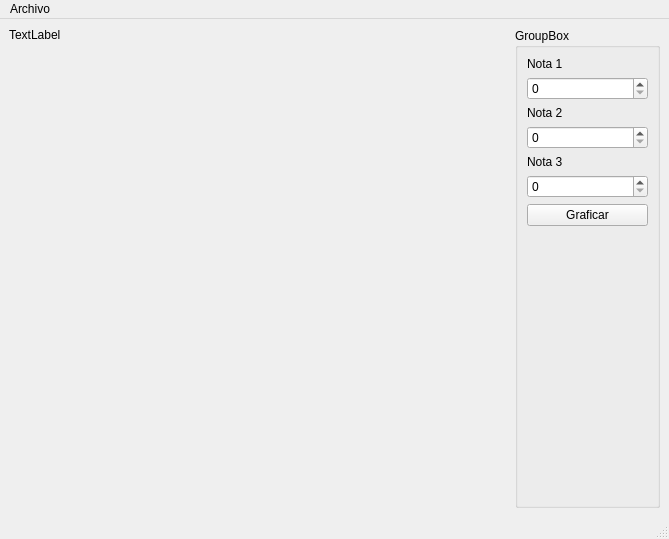
<?xml version="1.0" encoding="UTF-8"?>
<ui version="4.0">
 <class>Principal</class>
 <widget class="QMainWindow" name="Principal">
  <property name="geometry">
   <rect>
    <x>0</x>
    <y>0</y>
    <width>669</width>
    <height>539</height>
   </rect>
  </property>
  <property name="sizePolicy">
   <sizepolicy hsizetype="Preferred" vsizetype="Preferred">
    <horstretch>0</horstretch>
    <verstretch>0</verstretch>
   </sizepolicy>
  </property>
  <property name="minimumSize">
   <size>
    <width>669</width>
    <height>539</height>
   </size>
  </property>
  <property name="maximumSize">
   <size>
    <width>669</width>
    <height>539</height>
   </size>
  </property>
  <property name="windowTitle">
   <string>Principal</string>
  </property>
  <widget class="QWidget" name="centralwidget">
   <layout class="QHBoxLayout" name="horizontalLayout_2">
    <item>
     <widget class="QLabel" name="cuadro">
      <property name="minimumSize">
       <size>
        <width>500</width>
        <height>500</height>
       </size>
      </property>
      <property name="maximumSize">
       <size>
        <width>500</width>
        <height>500</height>
       </size>
      </property>
      <property name="text">
       <string>TextLabel</string>
      </property>
      <property name="alignment">
       <set>Qt::AlignLeading|Qt::AlignLeft|Qt::AlignTop</set>
      </property>
     </widget>
    </item>
    <item>
     <widget class="QGroupBox" name="groupBox">
      <property name="title">
       <string>GroupBox</string>
      </property>
      <layout class="QVBoxLayout" name="verticalLayout">
       <item>
        <widget class="QLabel" name="label">
         <property name="text">
          <string>Nota 1</string>
         </property>
        </widget>
       </item>
       <item>
        <widget class="QSpinBox" name="inNota1">
         <property name="maximum">
          <number>400</number>
         </property>
        </widget>
       </item>
       <item>
        <widget class="QLabel" name="label_2">
         <property name="text">
          <string>Nota 2</string>
         </property>
        </widget>
       </item>
       <item>
        <widget class="QSpinBox" name="inNota2">
         <property name="maximum">
          <number>400</number>
         </property>
        </widget>
       </item>
       <item>
        <widget class="QLabel" name="label_3">
         <property name="text">
          <string>Nota 3</string>
         </property>
        </widget>
       </item>
       <item>
        <widget class="QSpinBox" name="inNota3">
         <property name="maximum">
          <number>400</number>
         </property>
        </widget>
       </item>
       <item>
        <widget class="QPushButton" name="cmdGraficar">
         <property name="text">
          <string>Graficar</string>
         </property>
        </widget>
       </item>
       <item>
        <spacer name="verticalSpacer">
         <property name="orientation">
          <enum>Qt::Vertical</enum>
         </property>
         <property name="sizeHint" stdset="0">
          <size>
           <width>20</width>
           <height>476</height>
          </size>
         </property>
        </spacer>
       </item>
      </layout>
     </widget>
    </item>
   </layout>
  </widget>
  <widget class="QMenuBar" name="menubar">
   <property name="geometry">
    <rect>
     <x>0</x>
     <y>0</y>
     <width>669</width>
     <height>20</height>
    </rect>
   </property>
   <widget class="QMenu" name="menuArchivo">
    <property name="title">
     <string>Archivo</string>
    </property>
    <addaction name="actionGuardar"/>
   </widget>
   <addaction name="menuArchivo"/>
  </widget>
  <widget class="QStatusBar" name="statusbar"/>
  <action name="actionGuardar">
   <property name="text">
    <string>&amp;Guardar</string>
   </property>
   <property name="shortcut">
    <string>Ctrl+S</string>
   </property>
  </action>
 </widget>
 <resources/>
 <connections/>
</ui>
